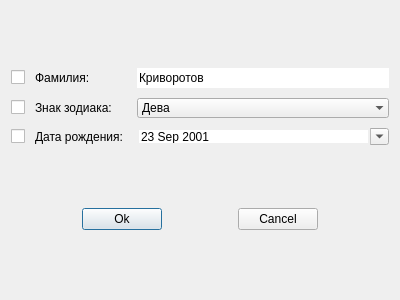
<?xml version="1.0" encoding="UTF-8"?>
<ui version="4.0">
 <class>FilterDialog</class>
 <widget class="QDialog" name="FilterDialog">
  <property name="windowModality">
   <enum>Qt::WindowModal</enum>
  </property>
  <property name="geometry">
   <rect>
    <x>0</x>
    <y>0</y>
    <width>400</width>
    <height>300</height>
   </rect>
  </property>
  <property name="windowTitle">
   <string>Filter dialog</string>
  </property>
  <layout class="QGridLayout" name="gridLayout" rowstretch="1,0">
   <item row="1" column="0">
    <layout class="QHBoxLayout" name="horizontalLayout">
     <item>
      <spacer name="horizontalSpacer">
       <property name="orientation">
        <enum>Qt::Horizontal</enum>
       </property>
       <property name="sizeHint" stdset="0">
        <size>
         <width>40</width>
         <height>20</height>
        </size>
       </property>
      </spacer>
     </item>
     <item>
      <widget class="QPushButton" name="OkBtn">
       <property name="text">
        <string>Ok</string>
       </property>
      </widget>
     </item>
     <item>
      <spacer name="horizontalSpacer_3">
       <property name="orientation">
        <enum>Qt::Horizontal</enum>
       </property>
       <property name="sizeHint" stdset="0">
        <size>
         <width>40</width>
         <height>20</height>
        </size>
       </property>
      </spacer>
     </item>
     <item>
      <widget class="QPushButton" name="CancelBtn">
       <property name="text">
        <string>Cancel</string>
       </property>
      </widget>
     </item>
     <item>
      <spacer name="horizontalSpacer_2">
       <property name="orientation">
        <enum>Qt::Horizontal</enum>
       </property>
       <property name="sizeHint" stdset="0">
        <size>
         <width>40</width>
         <height>20</height>
        </size>
       </property>
      </spacer>
     </item>
    </layout>
   </item>
   <item row="0" column="0">
    <layout class="QGridLayout" name="gridLayout_2">
     <property name="sizeConstraint">
      <enum>QLayout::SetDefaultConstraint</enum>
     </property>
     <property name="spacing">
      <number>10</number>
     </property>
     <item row="0" column="2">
      <widget class="QLineEdit" name="LastNameLE">
       <property name="focusPolicy">
        <enum>Qt::StrongFocus</enum>
       </property>
       <property name="acceptDrops">
        <bool>true</bool>
       </property>
       <property name="text">
        <string>Криворотов</string>
       </property>
       <property name="frame">
        <bool>false</bool>
       </property>
      </widget>
     </item>
     <item row="0" column="1">
      <widget class="QLabel" name="LastNameL">
       <property name="text">
        <string>Фамилия: </string>
       </property>
      </widget>
     </item>
     <item row="2" column="1">
      <widget class="QLabel" name="ZodiacSignL">
       <property name="text">
        <string>Знак зодиака: </string>
       </property>
      </widget>
     </item>
     <item row="3" column="2">
      <widget class="QDateEdit" name="BirthDayDE">
       <property name="frame">
        <bool>false</bool>
       </property>
       <property name="alignment">
        <set>Qt::AlignJustify|Qt::AlignVCenter</set>
       </property>
       <property name="buttonSymbols">
        <enum>QAbstractSpinBox::NoButtons</enum>
       </property>
       <property name="keyboardTracking">
        <bool>true</bool>
       </property>
       <property name="showGroupSeparator" stdset="0">
        <bool>false</bool>
       </property>
       <property name="maximumDate">
        <date>
         <year>2023</year>
         <month>12</month>
         <day>31</day>
        </date>
       </property>
       <property name="minimumDate">
        <date>
         <year>1922</year>
         <month>12</month>
         <day>31</day>
        </date>
       </property>
       <property name="currentSection">
        <enum>QDateTimeEdit::DaySection</enum>
       </property>
       <property name="calendarPopup">
        <bool>true</bool>
       </property>
       <property name="date">
        <date>
         <year>2001</year>
         <month>9</month>
         <day>23</day>
        </date>
       </property>
      </widget>
     </item>
     <item row="3" column="1">
      <widget class="QLabel" name="BirthDayL">
       <property name="text">
        <string>Дата рождения: </string>
       </property>
      </widget>
     </item>
     <item row="0" column="0">
      <widget class="QCheckBox" name="LastNameCB">
       <property name="text">
        <string/>
       </property>
       <property name="tristate">
        <bool>false</bool>
       </property>
      </widget>
     </item>
     <item row="2" column="0">
      <widget class="QCheckBox" name="ZodiacSignCB">
       <property name="text">
        <string/>
       </property>
      </widget>
     </item>
     <item row="3" column="0">
      <widget class="QCheckBox" name="BirthDayCB">
       <property name="text">
        <string/>
       </property>
      </widget>
     </item>
     <item row="2" column="2">
      <widget class="QComboBox" name="ZodiacSignCB_2">
       <property name="editable">
        <bool>false</bool>
       </property>
       <property name="maxVisibleItems">
        <number>12</number>
       </property>
       <property name="duplicatesEnabled">
        <bool>false</bool>
       </property>
       <property name="frame">
        <bool>false</bool>
       </property>
       <item>
        <property name="text">
         <string>Дева</string>
        </property>
       </item>
       <item>
        <property name="text">
         <string>Близнецы</string>
        </property>
       </item>
       <item>
        <property name="text">
         <string>Весы</string>
        </property>
       </item>
       <item>
        <property name="text">
         <string>Водолей</string>
        </property>
       </item>
       <item>
        <property name="text">
         <string>Козерог</string>
        </property>
       </item>
       <item>
        <property name="text">
         <string>Лев</string>
        </property>
       </item>
       <item>
        <property name="text">
         <string>Овен</string>
        </property>
       </item>
       <item>
        <property name="text">
         <string>Рак</string>
        </property>
       </item>
       <item>
        <property name="text">
         <string>Рыбы</string>
        </property>
       </item>
       <item>
        <property name="text">
         <string>Скорпион</string>
        </property>
       </item>
       <item>
        <property name="text">
         <string>Стрелец</string>
        </property>
       </item>
       <item>
        <property name="text">
         <string>Телец</string>
        </property>
       </item>
      </widget>
     </item>
    </layout>
   </item>
  </layout>
 </widget>
 <resources/>
 <connections/>
</ui>
